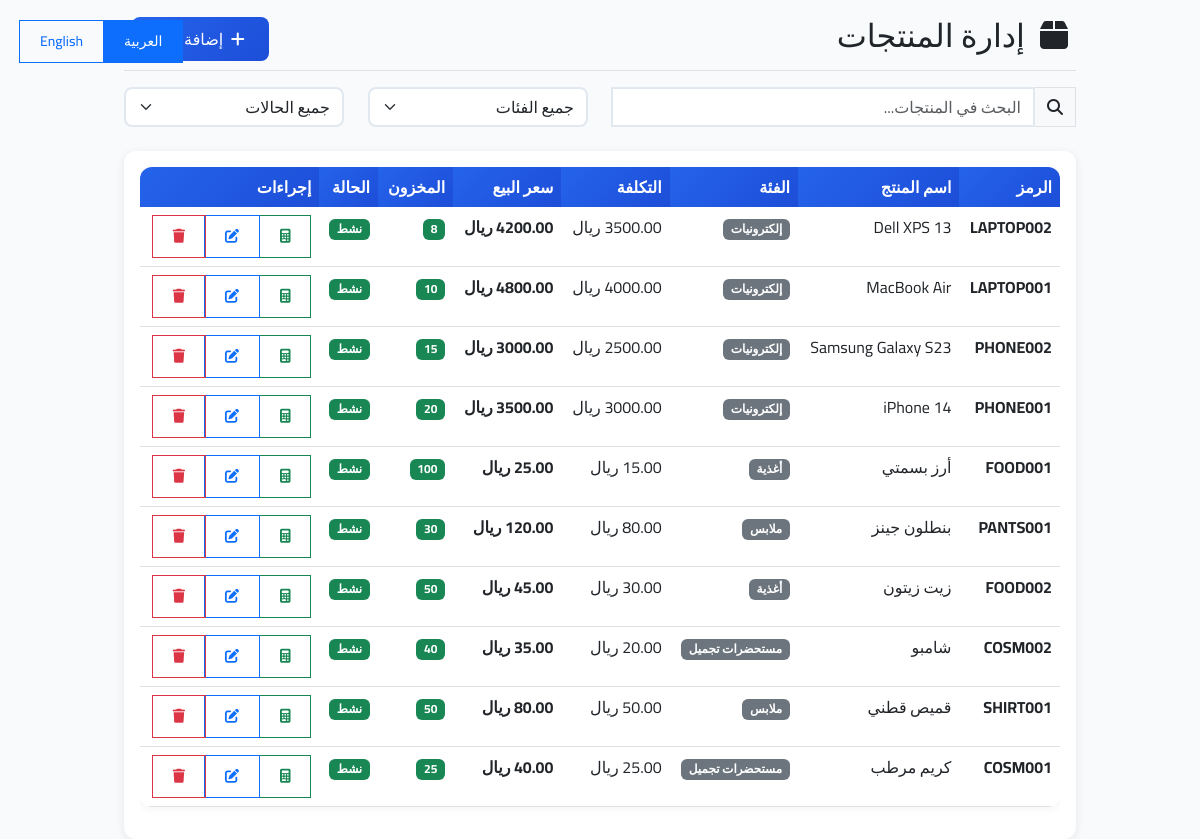
Screenshot of /products (signed in) with the database file from the repository.
### app.py (models this page shows)
class Product(db.Model):
    __tablename__ = 'products'
    id = db.Column(db.Integer, primary_key=True)
    product_code = db.Column(db.String(50), unique=True, nullable=False)
    product_name = db.Column(db.String(200), nullable=False)
    description = db.Column(db.Text)
    unit_cost = db.Column(db.Float, default=0.0)
    selling_price = db.Column(db.Float, default=0.0)
    category = db.Column(db.String(100))
    unit_type = db.Column(db.String(20), default='قطعة')
    min_stock_level = db.Column(db.Integer, default=0)
    current_stock = db.Column(db.Integer, default=0)
    is_active = db.Column(db.Boolean, default=True)
    created_at = db.Column(db.DateTime, default=datetime.utcnow)
    updated_at = db.Column(db.DateTime, default=datetime.utcnow, onupdate=datetime.utcnow)

### app.py (the view, shortened to what this page needs)
@app.route('/products')
@login_required
def products():
    search = request.args.get('search', '')
    query = Product.query
    products = query.order_by(Product.product_name).all()
    return render_template('products.html', products=products, search=search)

### app.py (called while the page is built)
@login_manager.user_loader
def load_user(user_id):
    return User.query.get(int(user_id))

### templates/products.html (shortened to what this page needs)
{% extends "base_simple.html" %}
{% block content %}
<div class="d-flex justify-content-between flex-wrap flex-md-nowrap align-items-center pt-3 pb-2 mb-3 border-bottom">
    <h1 class="h2">
        <i class="fas fa-box me-2"></i>
        {% if session.get('language', 'ar') == 'ar' %}
            إدارة المنتجات
        {% else %}
            Product Management
        {% endif %}
    </h1>
    <div class="btn-toolbar mb-2 mb-md-0">
        <div class="btn-group me-2">
            <button type="button" class="btn btn-primary" data-bs-toggle="modal" data-bs-target="#productModal">
                <i class="fas fa-plus me-1"></i>
                {% if session.get('language', 'ar') == 'ar' %}إضافة منتج{% else %}Add Product{% endif %}
            </button>
        </div>
    </div>
</div>
<div class="row mb-4">
    <div class="col-md-6">
        <div class="input-group">
            <span class="input-group-text">
                <i class="fas fa-search"></i>
            </span>
            <input type="text" class="form-control" id="searchInput" placeholder="{% if session.get('language', 'ar') == 'ar' %}البحث في المنتجات...{% else %}Search products...{% endif %}" value="{{ search }}">
        </div>
    </div>
    <div class="col-md-3">
        <select class="form-select" id="categoryFilter">
            <option value="">{% if session.get('language', 'ar') == 'ar' %}جميع الفئات{% else %}All Categories{% endif %}</option>
        </select>
    </div>
    <div class="col-md-3">
        <select class="form-select" id="statusFilter">
            <option value="">{% if session.get('language', 'ar') == 'ar' %}جميع الحالات{% else %}All Status{% endif %}</option>
        </select>
    </div>
</div>
<div class="card">
    <div class="card-body">
        <div class="table-responsive">
            <table class="table table-hover" id="productsTable">
                <thead>
                    <tr>
                        <th>{% if session.get('language', 'ar') == 'ar' %}الرمز{% else %}Code{% endif %}</th>
                        <th>{% if session.get('language', 'ar') == 'ar' %}اسم المنتج{% else %}Product Name{% endif %}</th>
                        <th>{% if session.get('language', 'ar') == 'ar' %}الفئة{% else %}Category{% endif %}</th>
                        <th>{% if session.get('language', 'ar') == 'ar' %}التكلفة{% else %}Cost{% endif %}</th>
                        <th>{% if session.get('language', 'ar') == 'ar' %}سعر البيع{% else %}Selling Price{% endif %}</th>
                        <th>{% if session.get('language', 'ar') == 'ar' %}المخزون{% else %}Stock{% endif %}</th>
                        <th>{% if session.get('language', 'ar') == 'ar' %}الحالة{% else %}Status{% endif %}</th>
                        <th>{% if session.get('language', 'ar') == 'ar' %}إجراءات{% else %}Actions{% endif %}</th>
                    </tr>
                </thead>
                <tbody>
                    {% for product in products %}
                    <tr data-category="{{ product.category or '' }}" data-status="{{ 'active' if product.is_active else 'inactive' }}">
                        <td><strong>{{ product.product_code }}</strong></td>
                        <td>{{ product.product_name }}</td>
                        <td>
                            {% if product.category %}
                            <span class="badge bg-secondary">{{ product.category }}</span>
                            {% endif %}
                        </td>
                        <td>{{ "%.2f"|format(product.unit_cost) }} ريال</td>
                        <td><strong>{{ "%.2f"|format(product.selling_price) }} ريال</strong></td>
                        <td>
                            <span class="badge {{ 'bg-danger' if product.current_stock <= product.min_stock_level else 'bg-success' }}">
                                {{ product.current_stock }}
                            </span>
                        </td>
                        <td>
                            <span class="badge {{ 'bg-success' if product.is_active else 'bg-secondary' }}">
                                {% if product.is_active %}
                                    {% if session.get('language', 'ar') == 'ar' %}نشط{% else %}Active{% endif %}
                                {% else %}
                                    {% if session.get('language', 'ar') == 'ar' %}غير نشط{% else %}Inactive{% endif %}
                                {% endif %}
                            </span>
                        </td>
                        <td>
                            <div class="btn-group btn-group-sm">
                                <a href="{{ url_for('product_cost', product_id=product.id) }}" class="btn btn-outline-success" title="{% if session.get('language', 'ar') == 'ar' %}حساب التكلفة{% else %}Calculate Cost{% endif %}">
                                    <i class="fas fa-calculator"></i>
                                </a>
                                <button type="button" class="btn btn-outline-primary" onclick="editProduct({{ product.id }})">
                                    <i class="fas fa-edit"></i>
                                </button>
                                <button type="button" class="btn btn-outline-danger" onclick="deleteProduct({{ product.id }})">
                                    <i class="fas fa-trash"></i>
                                </button>
                            </div>
                        </td>
                    </tr>
                    {% endfor %}
                </tbody>
            </table>
        </div>
    </div>
</div>
{% endblock %}

### templates/base_simple.html (shortened to what this page needs)
<!DOCTYPE html>
<html lang="{{ session.get('language', 'ar') }}" dir="{{ 'rtl' if session.get('language', 'ar') == 'ar' else 'ltr' }}">
<head>
    <link href="https://cdn.jsdelivr.net/npm/bootstrap@5.3.0/dist/css/bootstrap.min.css" rel="stylesheet">
    {% if session.get('language', 'ar') == 'ar' %}
    <link href="https://cdn.jsdelivr.net/npm/bootstrap@5.3.0/dist/css/bootstrap.rtl.min.css" rel="stylesheet">
    {% endif %}
    <link href="https://cdnjs.cloudflare.com/ajax/libs/font-awesome/6.4.0/css/all.min.css" rel="stylesheet">
</head>
<body>
    <div class="language-switcher">
        <div class="btn-group">
            <a href="?lang=ar" class="btn btn-sm btn-outline-primary {{ 'active' if session.get('language', 'ar') == 'ar' else '' }}">
                العربية
            </a>
            <a href="?lang=en" class="btn btn-sm btn-outline-primary {{ 'active' if session.get('language', 'ar') == 'en' else '' }}">
                English
            </a>
        </div>
    </div>
    <div class="container-fluid">
        <div class="row">
            <main class="col-md-9 ms-sm-auto col-lg-10 px-md-4">
                {% block content %}{% endblock %}
            </main>
        </div>
    </div>
</body>
</html>

### rows the page displays
Product: product_code "LAPTOP002", product_name "Dell XPS 13", category "إلكترونيات", selling_price "4200.00", current_stock "8", is_active "نشط"
Product: product_code "LAPTOP001", product_name "MacBook Air", category "إلكترونيات", selling_price "4800.00", current_stock "10", is_active "نشط"
Product: product_code "PHONE002", product_name "Samsung Galaxy S23", category "إلكترونيات", selling_price "3000.00", current_stock "15", is_active "نشط"
Product: product_code "PHONE001", product_name "iPhone 14", category "إلكترونيات", selling_price "3500.00", current_stock "20", is_active "نشط"
Product: product_code "FOOD001", product_name "أرز بسمتي", category "أغذية", selling_price "25.00", current_stock "100", is_active "نشط"
Product: product_code "PANTS001", product_name "بنطلون جينز", category "ملابس", unit_cost "80.00", selling_price "120.00", current_stock "30", is_active "نشط"
Product: product_code "FOOD002", product_name "زيت زيتون", category "أغذية", selling_price "45.00", current_stock "50", is_active "نشط"
Product: product_code "COSM002", product_name "شامبو", category "مستحضرات تجميل", selling_price "35.00", current_stock "40", is_active "نشط"
Product: product_code "SHIRT001", product_name "قميص قطني", category "ملابس", selling_price "80.00", current_stock "50", is_active "نشط"
Product: product_code "COSM001", product_name "كريم مرطب", category "مستحضرات تجميل", selling_price "40.00", current_stock "25", is_active "نشط"
